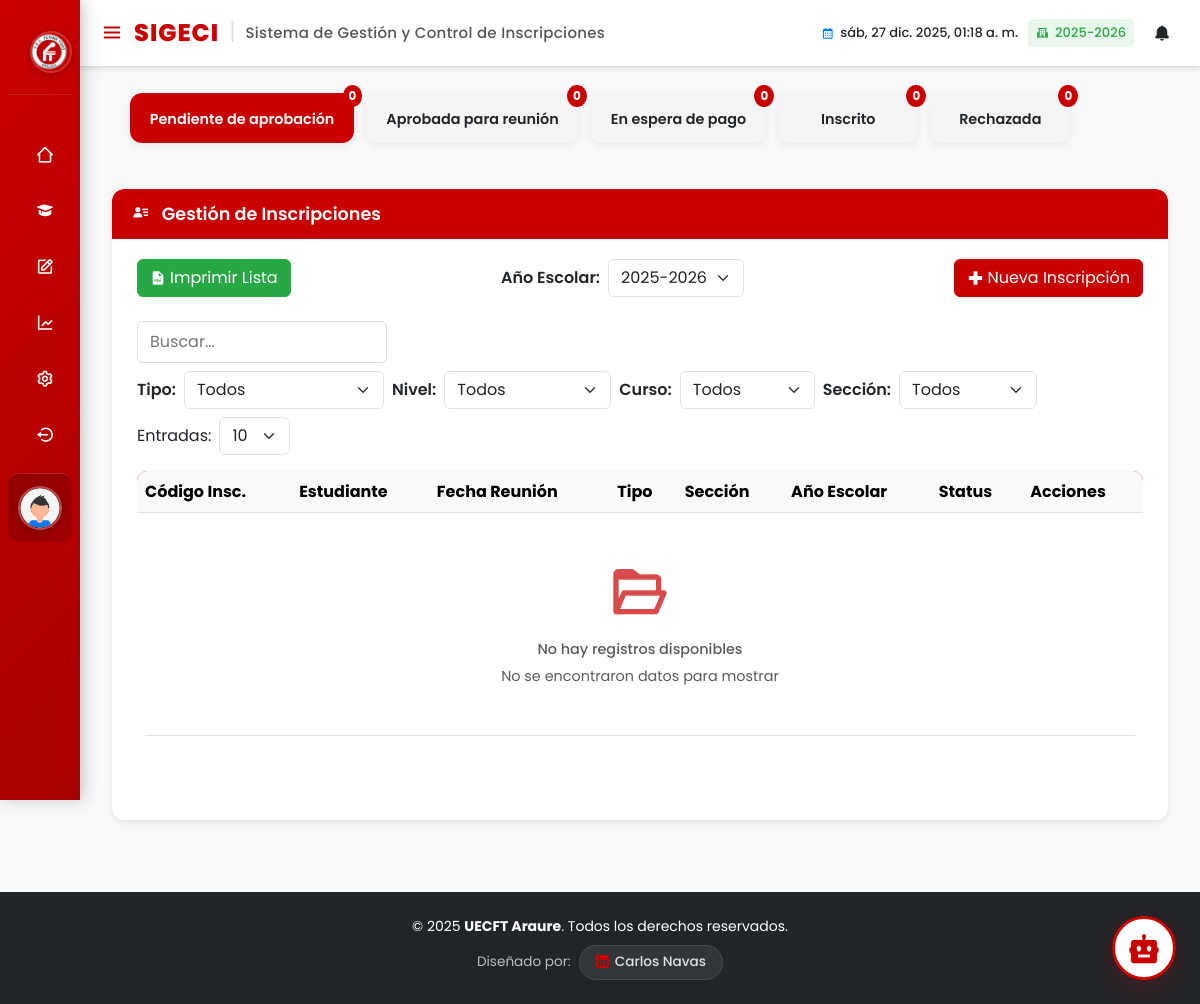
The app's page /vistas/inscripciones/inscripcion/inscripcion.php (signed in), older data.
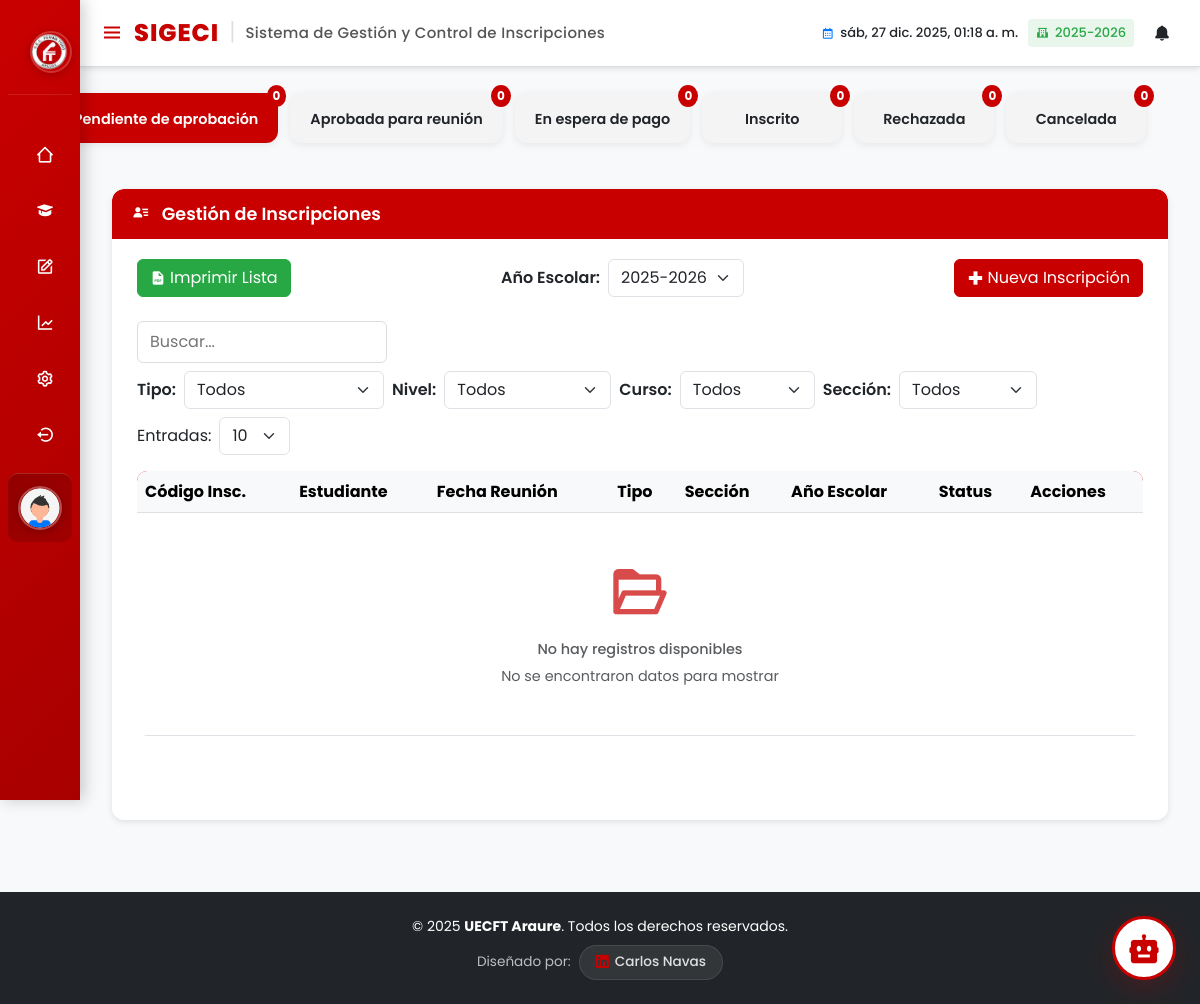
The same page, newer data.
### tables this page shows
CREATE TABLE status (
    IdStatus int NOT NULL AUTO_INCREMENT PRIMARY KEY,
    IdTipo_Status int NOT NULL,
    status varchar(50) NOT NULL,
    FOREIGN KEY (IdTipo_Status) REFERENCES tipo_status(IdTipo_Status)
);

### modelos/Status.php (called while the page is built, shortened)
<?php
class Status {
    private $conn;
    public function __construct($db) {
        $this->conn = $db;
    }
    public function obtenerStatusInscripcion() {
        $query = "SELECT IdStatus, status
                  FROM status
                  WHERE IdTipo_Status = 2
                  ORDER BY IdStatus";
        $stmt = $this->conn->prepare($query);
        $stmt->execute();
        return $stmt->fetchAll(PDO::FETCH_ASSOC);
    }
}

### vistas/inscripciones/inscripcion/inscripcion.php (the view, shortened to what the changed rows need)
<?php
require_once __DIR__ . '/../../../modelos/Nivel.php';
require_once __DIR__ . '/../../../modelos/Status.php';
require_once __DIR__ . '/../../../modelos/FechaEscolar.php';
$modeloStatus = new Status($conexion);
$statuses = $modeloStatus->obtenerStatusInscripcion();
$defaultStatus = 8;
?>
<head>
</head>
<?php include '../../layouts/header.php'; ?>
<?php
$statusCounts = [];
foreach ($statuses as $st) {
    $count = 0;
    $statusCounts[$st['IdStatus']] = $count;
}
?>
<div class="container">
    <div class="status-bar-modern" id="status-bar">
        <?php foreach ($statuses as $st):
            $count = $statusCounts[$st['IdStatus']] ?? 0;
        ?>
        <div class="status-step-modern <?= ($st['IdStatus'] == $defaultStatus) ? 'active' : '' ?>"
             data-id="<?= $st['IdStatus'] ?>">
            <span class="status-label"><?= htmlspecialchars($st['status']) ?></span>
            <span class="status-badge"><?= $count ?></span>
        </div>
        <?php endforeach; ?>
    </div>
</div>
<section class="home-section">
    <div class="main-content">
        <div class="container">
            <div class="row justify-content-center">
                <div class="col-12">
                    <div class="card">
                        <div class="card-body">
                            <div class="table-responsive">
                                <table class="table table-hover align-middle" id="tabla-inscripciones">
                                    <thead class="table-light">
                                        <tr>
                                            <th>Código Insc.</th>
                                            <th>Estudiante</th>
                                            <th>Fecha Reunión</th>
                                            <th>Tipo</th>
                                            <th>Sección</th>
                                            <th>Año Escolar</th>
                                            <th>Status</th>
                                            <th>Acciones</th>
                                        </tr>
                                    </thead>
                                </table>
                            </div>
                        </div>
                    </div>
                </div>
            </div>
        </div>
    </div>
</section>
<?php include '../../layouts/footer.php'; ?>
</body>
</html>

Row changes from the older to the newer data that the page shows:
added status: status "Cancelada", IdStatus "0"
